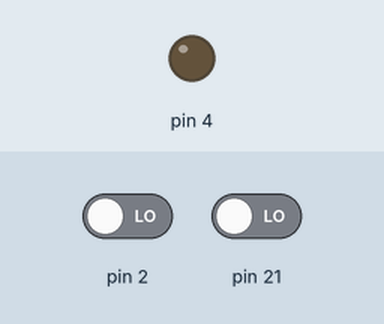
This program was run on a simulated Arduino Mega 2560, built for the host (arithmetic inside an expression is 32-bit, double 64-bit). On the bench: output pins drawn as LEDs (lit = HIGH). Wiring (inferred from the names in the program): MMA8452 accelerometer at I2C address 0x1D. The inputs (shaded band) are chosen by the test bench; at power-on: pin 21 LOW, pin 2 LOW. What the program prints to the serial monitor is not drawn.

Above: at 1.4 s.
1.5 s: pin 21 driven HIGH
At 2.3 s:
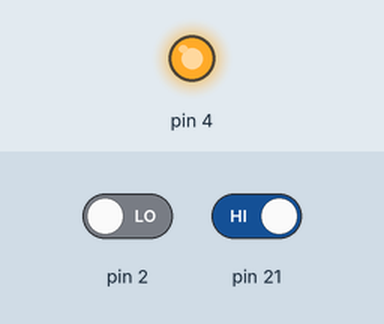
Timing chart, 0 to 4.5 s (numbered marks = the images above; inputs shaded):
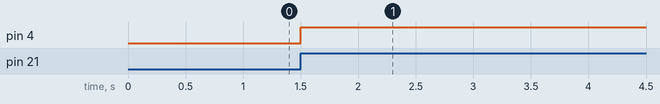

The program:

main.cpp
```cpp
#include <Arduino.h>
#include <Wire.h>

byte address = 0x1D;

volatile bool isMoving;

enum MMA8452Q_Register
{
	STATUS_MMA8452Q = 0x00,
	OUT_X_MSB = 0x01,
	OUT_X_LSB = 0x02,
	OUT_Y_MSB = 0x03,
	OUT_Y_LSB = 0x04,
	OUT_Z_MSB = 0x05,
	OUT_Z_LSB = 0x06,
	SYSMOD = 0x0B,
	INT_SOURCE = 0x0C,
	WHO_AM_I = 0x0D,
	XYZ_DATA_CFG = 0x0E,
	HP_FILTER_CUTOFF = 0x0F,
	PL_STATUS = 0x10,
	PL_CFG = 0x11,
	PL_COUNT = 0x12,
	PL_BF_ZCOMP = 0x13,
	P_L_THS_REG = 0x14,
	FF_MT_CFG = 0x15,
	FF_MT_SRC = 0x16,
	FF_MT_THS = 0x17,
	FF_MT_COUNT = 0x18,
	TRANSIENT_CFG = 0x1D,
	TRANSIENT_SRC = 0x1E,
	TRANSIENT_THS = 0x1F,
	TRANSIENT_COUNT = 0x20,
	PULSE_CFG = 0x21,
	PULSE_SRC = 0x22,
	PULSE_THSX = 0x23,
	PULSE_THSY = 0x24,
	PULSE_THSZ = 0x25,
	PULSE_TMLT = 0x26,
	PULSE_LTCY = 0x27,
	PULSE_WIND = 0x28,
	ASLP_COUNT = 0x29,
	CTRL_REG1 = 0x2A,
	CTRL_REG2 = 0x2B,
	CTRL_REG3 = 0x2C,
	CTRL_REG4 = 0x2D,
	CTRL_REG5 = 0x2E,
	OFF_X = 0x2F,
	OFF_Y = 0x30,
	OFF_Z = 0x31
};

byte readRegister(byte reg) {
  Wire.beginTransmission(address);
  Wire.write(reg);
  Wire.endTransmission(false);

  Wire.requestFrom(address, (byte) 1);

  while(!Wire.available());
  return Wire.read();
}

void writeRegister(byte reg, byte data) {
  Wire.beginTransmission(address);
  Wire.write(reg);
  Wire.write(data);
  Wire.endTransmission();
}

void ISR_isMoving() {
  isMoving = digitalRead(2);
  digitalWrite(PB4, !isMoving);
};

void setup() {
  Wire.begin();
  Serial.begin(9600);

  pinMode(PB4, OUTPUT);
  pinMode(2, INPUT);

  byte whoAmI = readRegister(0x0D);
  Serial.printf("Who Am I Byte: 0x%04x\n", whoAmI);

  // Put device into standby mode 0x18
  Serial.printf("CTRL_REG1 initial: 0x%04x\n", readRegister(CTRL_REG1));

  writeRegister(CTRL_REG1, readRegister(CTRL_REG1) & ~(0x01));

  Serial.printf("CTRL_REG1: 0x%04x\n", readRegister(CTRL_REG1));


  // Set configuration register for motion detection
  Serial.printf("FF_MT_CFG initial: 0x%04x\n", readRegister(FF_MT_CFG));

  byte cfg = 0x00; //latch not enabled
  cfg |= 0x40;
  cfg |= 0x08;
  cfg |= 0x10;
  cfg |= 0x20;


  writeRegister(FF_MT_CFG, cfg);

  Serial.printf("FF_MT_CFG: 0x%04x\n", readRegister(FF_MT_CFG));


  //Set threshold of > 3g
  Serial.printf("FF_MT_THS initial: 0x%04x\n", readRegister(FF_MT_THS));

  writeRegister(FF_MT_THS, 0x10);

  Serial.printf("FF_MT_THS: 0x%04x\n", readRegister(FF_MT_THS));

  //Set the debounce counter to eliminate false readings for 100 Hz sample rate with requirement of 100 ms timer
  Serial.printf("FF_MT_COUNT initial: 0x%04x\n", readRegister(FF_MT_COUNT));

  writeRegister(FF_MT_COUNT, 0x0A);

  Serial.printf("FF_MT_COUNT: 0x%04x\n", readRegister(FF_MT_COUNT));

  //Enable motion detection Interrupt function in CRTL_REG4
  Serial.printf("CTRL_REG4 initial: 0x%04x\n", readRegister(CTRL_REG4));

  writeRegister(CTRL_REG4, 0x04);

  Serial.printf("CTRL_REG4: 0x%04x\n", readRegister(CTRL_REG4));

  //Router Interrupt function to INT1 hardware interrupt pin
  Serial.printf("CTRL_REG5 initial: 0x%04x\n", readRegister(CTRL_REG5));

  writeRegister(CTRL_REG5, 0x04);

  Serial.printf("CTRL_REG5: 0x%04x\n", readRegister(CTRL_REG5));

  // Put device in Active mode
  byte ctrlReg1Data = readRegister(CTRL_REG1);
  ctrlReg1Data |= 0x01;
  writeRegister(CTRL_REG1, ctrlReg1Data | 0x01);
  Serial.printf("CTRL_REG1: 0x%04x\n", readRegister(CTRL_REG1));

  attachInterrupt(2, ISR_isMoving, CHANGE);

}

void loop() {

}
```

Measured:
- after the input at 1.5 s, pin 4: LOW → HIGH at once
